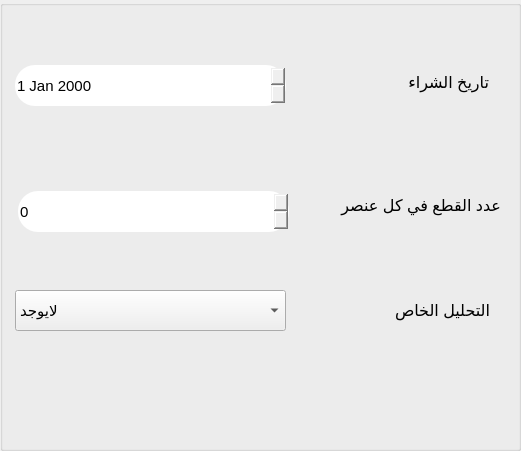
  <widget class="QGroupBox" name="groupBox_2">
   <property name="geometry">
    <rect>
     <x>0</x>
     <y>0</y>
     <width>521</width>
     <height>451</height>
    </rect>
   </property>
   <property name="styleSheet">
    <string notr="true"/>
   </property>
   <property name="title">
    <string/>
   </property>
   <widget class="QSpinBox" name="spinBox_9">
    <property name="enabled">
     <bool>true</bool>
    </property>
    <property name="geometry">
     <rect>
      <x>18</x>
      <y>191</y>
      <width>271</width>
      <height>41</height>
     </rect>
    </property>
    <property name="font">
     <font>
      <family>Segoe UI</family>
      <pointsize>11</pointsize>
     </font>
    </property>
    <property name="styleSheet">
     <string notr="true">border-radius:20px;</string>
    </property>
   </widget>
   <widget class="QLabel" name="label_10">
    <property name="enabled">
     <bool>true</bool>
    </property>
    <property name="geometry">
     <rect>
      <x>300</x>
      <y>180</y>
      <width>201</width>
      <height>51</height>
     </rect>
    </property>
    <property name="font">
     <font>
      <family>Segoe UI</family>
      <pointsize>12</pointsize>
      <weight>50</weight>
      <bold>false</bold>
     </font>
    </property>
    <property name="text">
     <string>عدد القطع في كل عنصر</string>
    </property>
   </widget>
   <widget class="QDateEdit" name="dateEdit_4">
    <property name="enabled">
     <bool>true</bool>
    </property>
    <property name="geometry">
     <rect>
      <x>15</x>
      <y>65</y>
      <width>271</width>
      <height>41</height>
     </rect>
    </property>
    <property name="font">
     <font>
      <family>Segoe UI</family>
      <pointsize>11</pointsize>
     </font>
    </property>
    <property name="styleSheet">
     <string notr="true">border-radius:20px;</string>
    </property>
   </widget>
   <widget class="QLabel" name="label_15">
    <property name="enabled">
     <bool>true</bool>
    </property>
    <property name="geometry">
     <rect>
      <x>388</x>
      <y>62</y>
      <width>101</width>
      <height>41</height>
     </rect>
    </property>
    <property name="font">
     <font>
      <family>Segoe UI</family>
      <pointsize>12</pointsize>
     </font>
    </property>
    <property name="text">
     <string>تاريخ الشراء</string>
    </property>
   </widget>
   <widget class="QComboBox" name="comboBox_2">
    <property name="geometry">
     <rect>
      <x>15</x>
      <y>290</y>
      <width>271</width>
      <height>41</height>
     </rect>
    </property>
    <property name="font">
     <font>
      <family>Segoe UI</family>
      <pointsize>11</pointsize>
     </font>
    </property>
    <item>
     <property name="text">
      <string>لايوجد</string>
     </property>
    </item>
   </widget>
   <widget class="QLabel" name="label_16">
    <property name="enabled">
     <bool>true</bool>
    </property>
    <property name="geometry">
     <rect>
      <x>349</x>
      <y>290</y>
      <width>141</width>
      <height>41</height>
     </rect>
    </property>
    <property name="font">
     <font>
      <family>Segoe UI</family>
      <pointsize>12</pointsize>
     </font>
    </property>
    <property name="text">
     <string>التحليل الخاص</string>
    </property>
   </widget>
  </widget>
